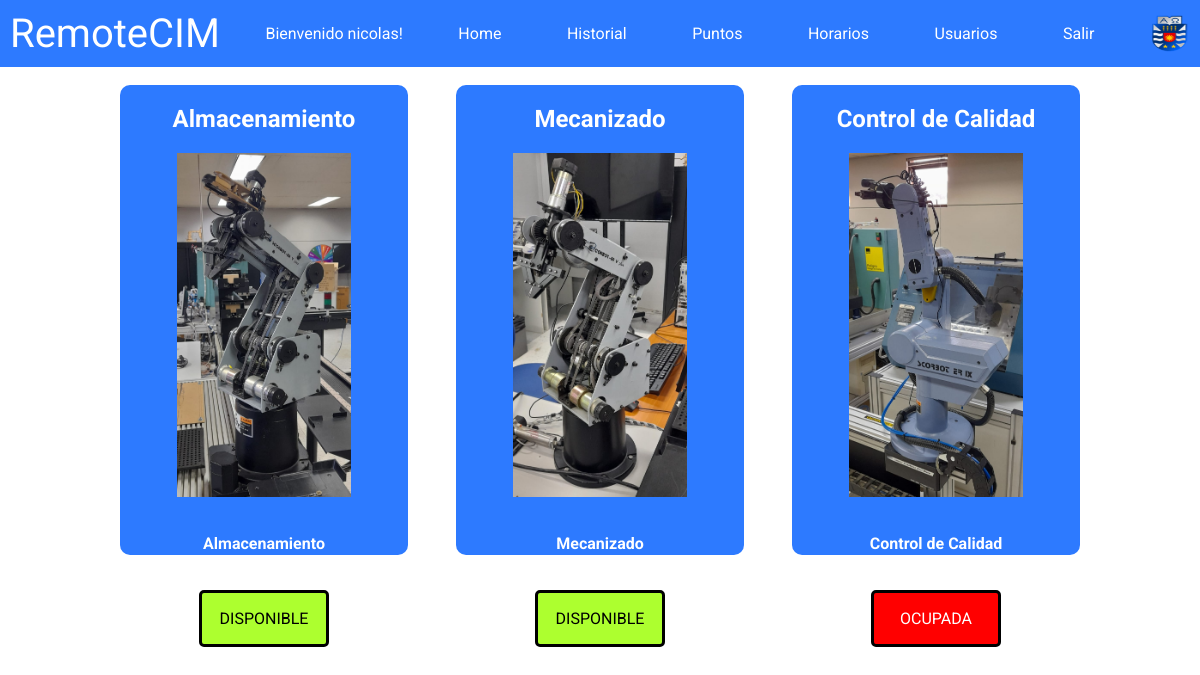
Page /home/ (signed in) on the earlier database version.
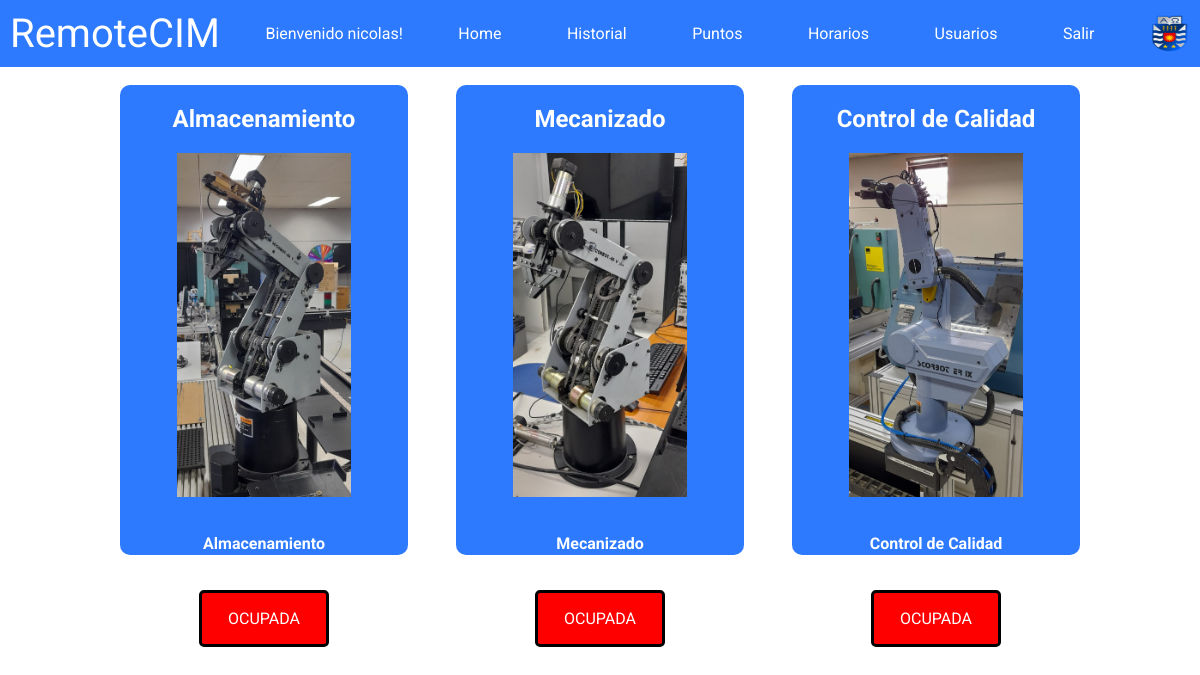
Same page on the later database version.
### remotecim/models.py (models this page shows, shortened)
class Usuario(AbstractBaseUser, PermissionsMixin):
    id_usuario = models.AutoField(primary_key=True)
    nombre = models.CharField(max_length=255)
    apellido = models.CharField(max_length=255)
    email = models.EmailField(max_length=255, unique=True)
    password = models.CharField(max_length=255)
    rol = models.CharField(max_length=255)
    is_active = models.BooleanField(default=True)
    is_staff = models.BooleanField(default=False)
    fecha_hora_inicio = models.DateTimeField(null=True, blank=True)
    fecha_hora_fin = models.DateTimeField(null=True, blank=True)
    horario_confirmado = models.BooleanField(default=False)
    ultima_estacion = models.CharField(max_length=255, choices=(
        ('almacenamiento', 'Almacenamiento'),
        ('mecanizado', 'Mecanizado'),
        ('control_de_calidad', 'Control de Calidad'),
    ), null=True, blank=True)
    USERNAME_FIELD = 'email'
    REQUIRED_FIELDS = ['nombre', 'apellido']
    objects = UsuarioManager()

class EstacionDeTrabajo(models.Model):
    id_estacion = models.AutoField(primary_key=True)
    descripcion = models.CharField(max_length=255)
    disponibilidad = models.BooleanField(default=True)

### remotecim/views.py (the view)
# urls.py: path('home/', home_view, name = 'home'),
def home_view(request):
    if request.user.is_authenticated:
        estaciones = EstacionDeTrabajo.objects.all()
        context = {
            'estaciones': estaciones
        }
        return render(request, 'home.html', context)
    else:
        return redirect('login')

### remotecim/templates/home.html (shortened to what this page needs)
{% extends 'base.html' %}
{% load static %}
{% block content %}
    <div class="card-container">
        {% for estacion in estaciones %}
        <div class="card">
          <h2>{{ estacion.descripcion }}</h2>
          <a href="{% url 'connect_device' estacion.id_estacion %}?ultima_estacion={{ estacion.descripcion }}">
            {% if estacion.id_estacion == 1 %}
              <img src="{% static 'images/almacenamiento.jpeg' %}" alt="Scorbot">
            {% elif estacion.id_estacion == 2 %}
              <img src="{% static 'images/mecanizado.jpeg' %}" alt="Scorbot">
            {% elif estacion.id_estacion == 3 %}
              <img src="{% static 'images/control-calidad.jpeg' %}" alt="Scorbot">
            {% endif %}
          </a>
          <h6>{{ estacion.descripcion }}</h6>
          <div class="{% if estacion.disponibilidad %}disponible{% else %}ocupada{% endif %}">
            {% if estacion.disponibilidad %}
              <p>DISPONIBLE</p>
            {% else %}
              <p>OCUPADA</p>
            {% endif %}
          </div>
        </div>
        {% endfor %}
    </div>
{% endblock %}

### remotecim/templates/base.html (shortened to what this page needs)
{% load static %}
{% include 'navbar.html' %}
<!DOCTYPE html>
<html>
  <head>
    <link rel="stylesheet" href="https://cdnjs.cloudflare.com/ajax/libs/font-awesome/6.4.0/css/all.min.css" />    <link rel="stylesheet" type="text/css" href="{% static 'css/styles-navbar.css' %}">
    <link rel="stylesheet" type="text/css" href="{% static 'css/styles-login.css' %}">
    <link rel="stylesheet" type="text/css" href="{% static 'css/styles-home.css' %}">
    <link rel="stylesheet" type="text/css" href="{% static 'css/styles-historial.css' %}">
    <link rel="stylesheet" type="text/css" href="{% static 'css/styles-main.css' %}">
    <link rel="stylesheet" type="text/css" href="{% static 'css/styles-registro.css' %}">
    <link rel="stylesheet" type="text/css" href="{% static 'css/styles-vista_usuarios.css' %}">
    <link rel="stylesheet" type="text/css" href="{% static 'css/styles-horario.css' %}">
    <link rel="stylesheet" href="https://cdn.jsdelivr.net/npm/sweetalert2@11.1.4/dist/sweetalert2.min.css">
  </head>
  <body>
    {% block content %}
    {% endblock %}
  </body>
</html>

### remotecim/templates/navbar.html
{% load static %}
<nav class="navbar">
    <a class="logo-navbar">RemoteCIM</a>
    {% if user.is_authenticated %}
        <div class="navbar-text">Bienvenido {{ user.nombre }}!</div>
        <a class="a-navbar" href="{% url 'home' %}">Home</a>
        <a class="a-navbar" href="{% url 'historial' %}">Historial</a>
        <a class="a-navbar" href="{% url 'puntos' %}">Puntos</a>
        <a class="a-navbar" href="{% url 'horario' %}">Horarios</a>
        {% if user.rol != 'estudiante' %}
            <a class="a-navbar" href="{% url 'registro' %}">Usuarios</a>
        {% endif %}
        <a class="a-navbar" href="{% url 'logout' %}">Salir</a>
    {% endif %}
    <a href="https://www.ubiobio.cl/w/" target="_blank"><img src="{% static 'images/ubb_escudo.png' %}" width="40px" height="40px" alt="logo-ubb-navbar"></a>
</nav>

### remotecim/static/css/styles-navbar.css (style rules this page uses)
body { font-family: 'Roboto', sans-serif; margin: 0; padding: 0; }
:root { --primary-color: #2d7aff; }
.logo-navbar { font-size: 40px; color: white; }
.a-navbar { background-color: var(--primary-color); color: white; padding: 10px; font-size: 16px; border: none; cursor: pointer; text-decoration: none; }
.navbar { display: flex; justify-content: space-between; align-items: center; background-color: var(--primary-color); color: #fff; padding: 10px; transition: background-color 0.5s ease-in-out; }

### remotecim/static/css/styles-home.css (style rules this page uses)
.card-container { display: flex; justify-content: space-between; flex-wrap: wrap; width: 80%; margin: 1.5% auto; }
.card { width: 30%; background-color: #2d7aff; border-radius: 10px; box-sizing: border-box; text-align: center; transition: all 1.7s ease-in-out; cursor: pointer; }
.card h2 { margin-top: 0; text-align: center; color: white; }
.card h6 { font-size: 16px; color: white; }
.card img { width: 70%; height: 80%; object-fit: cover; }
.ocupada { border: 3px solid black; border-radius: 5px; width: 50%; margin: 0 auto; background-color: red; color: white; }
@media (min-width: 1024px) { .card-container { display: flex; justify-content: space-between; flex-wrap: wrap; } }
@media (min-width: 1024px) { .card { width: 30%; margin-bottom: 20px; padding: 20px; box-sizing: border-box; } }

### remotecim/static/css/styles-main.css (style rules this page uses)
a { text-decoration: none; color: white; }

Differences in the rows shown:
changed EstacionDeTrabajo "Almacenamiento": disponibilidad "DISPONIBLE" → "OCUPADA"
changed EstacionDeTrabajo "Mecanizado": disponibilidad "DISPONIBLE" → "OCUPADA"
